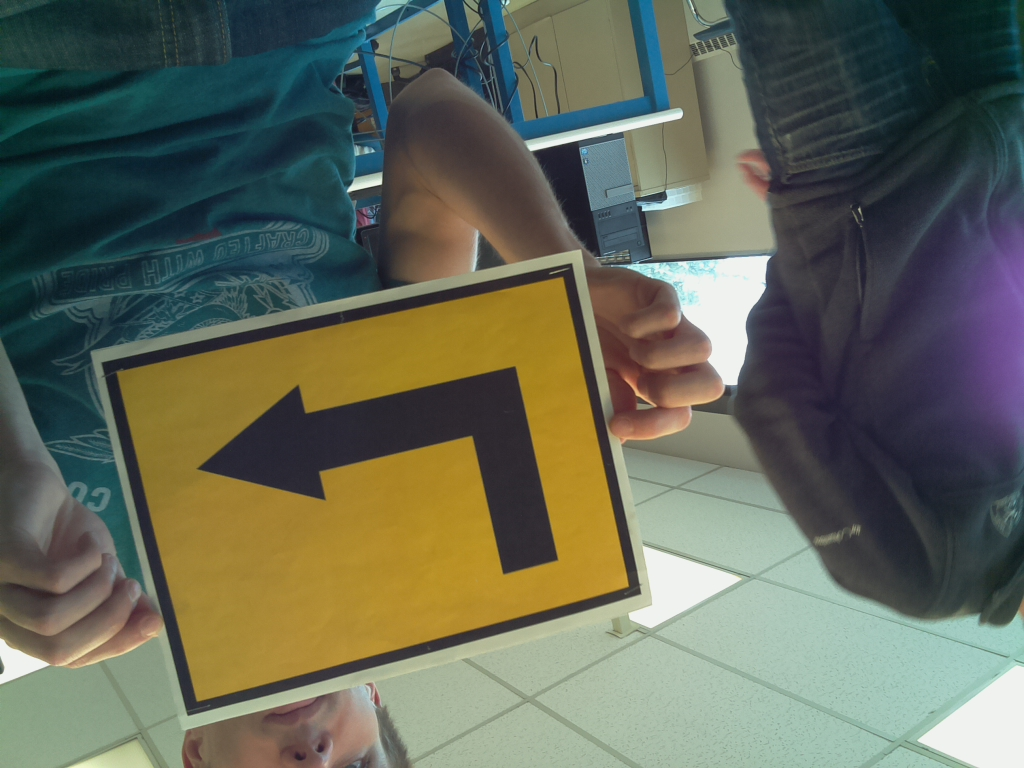
#> input picture Demo1/left_warped.jpg, 1024 x 768 px
$ python color_fun.py left_warped.jpg   (Python 2 division)   (older library calls are emulated)
#> lines starting #> are read from the running program, lines starting #| are printed output that depends on the picture; after the words box and inside, x2 and y2 are one past the last pixel; in counts of white or black regions, pixels touching at a corner belong together
### Demo1/transform.py
import numpy as np
import cv2

# Credit: pyimagesearch.com

# pts = list of 4 points specifying the (x,y) coordinates
# of each point of the rectangle
def order_points(pts):
    #intialize a list of coordinates that will be ordered
    #such that the first entry in the list is the top-left,
    #the second entry is the top right, the third is the
    #bottom right and the fourth is the bottom left
    rect = np.zeros((4, 2), dtype = "float32")

    # top left point will have the smallest sum
    # bottom right will have the largest sume
    s = pts.sum(axis = 1)
    rect[0] = pts[np.argmin(s)]
    rect[2] = pts[np.argmax(s)]

    # now, compute the difference between the points
    # top right point will have the smallest difference,
    # whereas the bottome-left will have the largest difference

    diff = np.diff(pts, axis = 1)
    rect[1]=pts[np.argmin(diff)]
    rect[3]=pts[np.argmax(diff)]

    return rect

def four_point_transform(image, pts):
    # obtain a consistent order of the points adn unpack them
    # individually
    rect = order_points(pts)
    (tl, tr, br, bl) = rect

    # compute the width of the new image, which will be the
    # max distance between the bottom right and bottom left
    # x coordinates or the top right and top left x coordinates

    widthA = np.sqrt(((br[0] - bl[0])**2) + ((br[1] - bl[1])**2))
    widthB = np.sqrt(((tr[0] - tl[0])**2) + ((tr[1] - tl[1])**2))
    maxWidth = max (int(widthA), int(widthB))

    # compute the height of the new image, which will be the
    # max distance between the top right and bottom right
    # y coordinates or the top left and bottom left y coordinates

    heightA = np.sqrt(((tr[0] - br[0])**2) + ((tr[1] - br[1])**2))
    heightB = np.sqrt(((tl[0] - bl[0])**2) + ((tl[1] - bl[1])**2))
    maxHeight = max(int(heightA), int (heightB))

    # now that we have the dimensions of the new image, construct
    # the set of destination points to obtain a "birds eye view",
    # (i.e. the top-down view) of the image, again specifying the points
    # in the top-left, top-right, bottom-right, bottomr-left order

    dst = np.array ([
        [0,0],
        [maxWidth - 1, 0],
        [maxWidth - 1, maxHeight - 1],
        [0, maxHeight - 1]], dtype = "float32")

    #compute the perspective transform matrix and then apply it
    M = cv2.getPerspectiveTransform(rect, dst)
    warped = cv2.warpPerspective (image, M, (maxWidth, maxHeight))

    #return the warped image
    return warped

### Demo1/color_fun.py
import time
import cv2
import picamera
import numpy as np
import sys # for command line arguments
from transform import order_points, four_point_transform    # the imagesearch crap

# hsv tuple boundaries for the different colors
red = ([150, 120, 120], [180, 255, 255])
green = ([45, 60, 60], [70, 255, 255])

# get the countours of an image
def draw_contours(canny, original):
    (_, contours, _) = cv2.findContours(canny, cv2.RETR_TREE, cv2.CHAIN_APPROX_SIMPLE)

    # grab the first whatever number of contours for detection
    num_contours = 1
    if (len(contours) >= 3):
        num_contours = 3
    contours = sorted(contours, key = cv2.contourArea, reverse = True)[:num_contours]

    # iterate through the contours and find the octagon
    for c in contours:
        approx = get_approx(c, 4)    # 8 edges b/c it's a stop sign, 4 for other signs
        if (is_sign(approx)):
            break

    warped = four_point_transform(original, np.squeeze(approx[:4]))
    cv2.imwrite("warped.jpg", warped)
    cv2.drawContours(original, [approx], -1, (0, 255, 0), 3)

    # draw dots on image
    for point in np.squeeze(approx[:4]):
        original = cv2.circle(original, (int(point[0]), int(point[1])), 7, (0, 255, 0), -1)

	# convert to grayscale
	warped = cv2.cvtColor(warped, cv2.CV_BGR2GRAY)

	# compare against the template left turn image


    display_image("canny", warped)

# if the length of all the edges is ~ equal, then it's a sign
def is_sign(points):
    size = len(points)
    distances = []
    # apologies for not being pythonic
    for i in range(size):
        distance = 100000
        # technically this checks all but the last points, but w/e
        for j in range(i + 1, size):
            if (get_distance(points[i][0], points[j][0]) < distance):
                distance = get_distance(points[i][0], points[j][0])
        if (distance != 100000):
            distances.append(distance)

    distances = sorted(distances)
    # now check for ~ equal distances
    # here it just checks if the last distance is about equal to all
    # the others
    largest = distances[-1]
    for i in range(len(distances) - 1):
        if (abs(distances[i] - largest) > 2*distances[i]):
            return False
    return True

def get_distance(point1, point2):
    diff1 = abs(point2[0] - point1[0])
    diff2 = abs(point2[1] - point1[1])

    return np.sqrt(np.power(diff1, 2) + np.power(diff2, 2))

# given number of vertices, get the approx shape thing
# as a note, decrementing the multiplier seems to work better
def get_approx(contour, num_edges):
    multiplier = 0
    epsilon = multiplier*cv2.arcLength(contour, True)
    approx = cv2.approxPolyDP(contour, epsilon, True)
    while (len(approx) != num_edges):
        multiplier += 0.001
        epsilon = multiplier*cv2.arcLength(contour, True)
        approx = cv2.approxPolyDP(contour, epsilon, True)
    return approx


# make a resized image half the size
def get_half_image(img):
    return cv2.resize(img, None, fx=.5, fy=.5, interpolation = cv2.INTER_AREA)

# display the resized image
def display_image(title, image):
    cv2.imshow(title, image)
    cv2.waitKey(0)
    return

# get the image, as an hsv
def get_image():
    filename = str(sys.argv[1])
    image = cv2.imread(filename, 1)
#> image is the input picture: shape (768, 1024, 3); mean B, G, R 88.4, 104, 99.7
    hsv = cv2.cvtColor(image, cv2.COLOR_BGR2HSV)
#> hsv: shape (768, 1024, 3); mean H, S, V 70, 96.5, 116.2
    grey = cv2.imread(filename, 0)
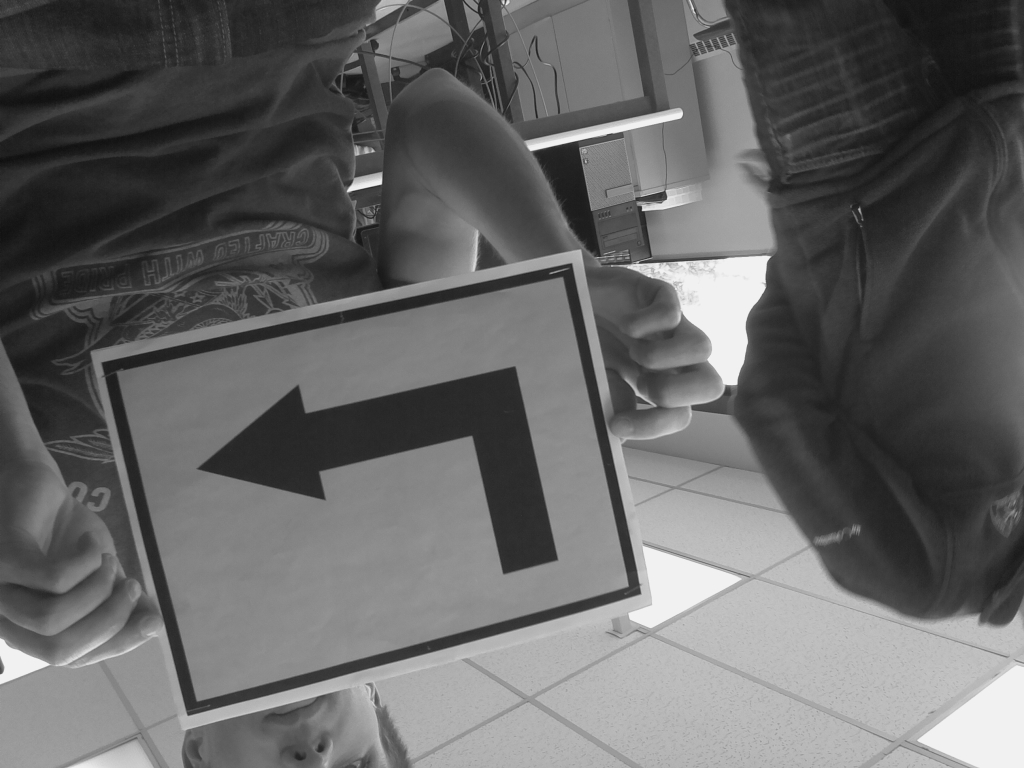
#> grey: shape (768, 1024); min 15, max 242, mean 100.9
    return image, grey, hsv

# make image go upside-down
def get_upside_down(image):
    rows, cols = image.shape

    M = cv2.getRotationMatrix2D((cols/2, rows/2), 180, 1)
    return cv2.warpAffine(image, M, (cols, rows))

def get_morphs(image):
    kernel = np.ones((5, 5), np.uint8)
    dilation = cv2.dilate(image, kernel, iterations = 1)
    opening = cv2.morphologyEx(image, cv2.MORPH_OPEN, kernel)
    closing = cv2.morphologyEx(image, cv2.MORPH_GRADIENT, kernel)
    return [dilation, opening, closing]


# check if an image has a color based on a color range
def do_color_stuff(image, hsv, color_bounds):
    (lower, upper) = color_bounds
    lower = np.array(lower, dtype = "uint8")
    upper = np.array(upper, dtype = "uint8")

    mask = cv2.inRange(hsv, lower, upper)
    mask = get_morphs(mask)[1]    # get the closing morph
    output = cv2.bitwise_and(hsv, hsv, mask = mask)

    cv2.imshow("images", np.hstack([get_half_image(output), get_half_image(hsv)]))
    cv2.waitKey(0)
    return

## MAIN STUFF
image, grey, hsv = get_image()
original = cv2.imread("left_warped.jpg", 1)
display_image("canny", grey)
#do_color_stuff(image, hsv, green)
draw_contours(grey, original)
#> in draw_contours, `(_, contours, _) = cv2.findContours(canny, cv2.RETR_TREE, cv2.CHAIN_AP..`: contours = [[[0, 0], [0, 767], [1023, 767], [1023, 0]]]
#> the loop in draw_contours, `for c in contours:` made 1 pass
#> (approx, size in is_sign, distances in is_sign, largest in is_sign) on pass 1: ([[0, 0], [0, 767], [1023, 767], [1023, 0]], 4, [767, 767, 1023], 1023)
#> in order_points, `s = pts.sum(axis = 1)`: s = [0, 767, 1790, 1023]
#> in order_points, `diff = np.diff(pts, axis = 1)`: diff = [0, 767, -256, -1023]
#> in four_point_transform, `rect = order_points(pts)`: rect = [[0, 0], [1023, 0], [1023, 767], [0, 767]]
#> in four_point_transform, `(tl, tr, br, bl) = rect`: tl = [0, 0]; tr = [1023, 0]; br = [1023, 767]; bl = [0, 767]
#> in four_point_transform, `widthA = np.sqrt(((br[0] - bl[0])**2) + ((br[1] - bl[1])**2))`: widthA = 1023
#> in four_point_transform, `heightA = np.sqrt(((tr[0] - br[0])**2) + ((tr[1] - br[1])**2))`: heightA = 767
#> in four_point_transform, `dst = np.array ([ [0,0], [maxWidth - 1, 0], [maxWidth - 1, maxHeight -..`: dst = [[0, 0], [1022, 0], [1022, 766], [0, 766]]
#> in four_point_transform, `M = cv2.getPerspectiveTransform(rect, dst)`: M = [[0.999, 0, 0], [0, 0.999, 0], [0, 0, 1]]
#> in draw_contours, `cv2.drawContours(original, [approx], -1, (0, 255, 0), 3)`:
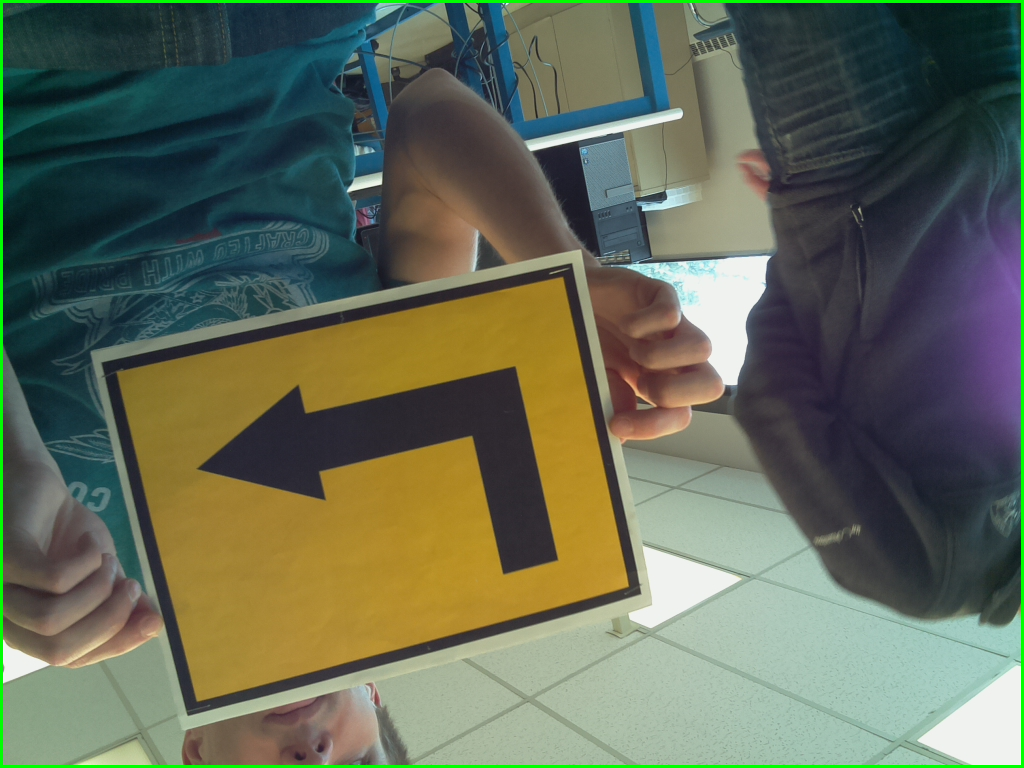
#> original: shape (768, 1024, 3); 1.36% of pixels changed, all inside (x1, y1, x2, y2) = (0, 0, 1024, 768)
#> the loop in draw_contours, `for point in np.squeeze(approx[:4]):` made 1 pass
#> (the run stopped early here; a loop or call above may not have finished)
